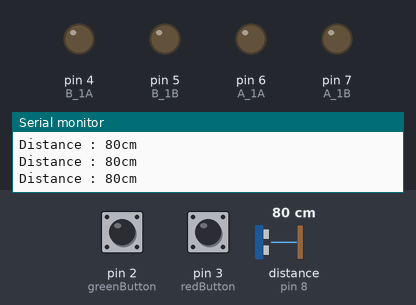
Recording of a sketch running on a simulated Arduino Uno, built with avr-gcc and run on an emulated ATmega328P. Shown: output pins drawn as LEDs (lit = HIGH), the last lines printed to the serial monitor. Wiring (inferred from the names in the program): ultrasonic range finder: trigger pin 9; echo pin 8. Inputs (shaded band) come from the test bench; at power-on: pin 2 (greenButton) HIGH, pin 3 (redButton) HIGH, distance to the obstacle (sensor on pin 8) 80 cm. The echo pulse lasts 58.3 µs per cm; pins used as bus, display or sensor lines are not drawn.

Above: at 0.9 s.
1.0 s: pin 2 (greenButton) pulled LOW for 0.15 s
At 1.4 s:
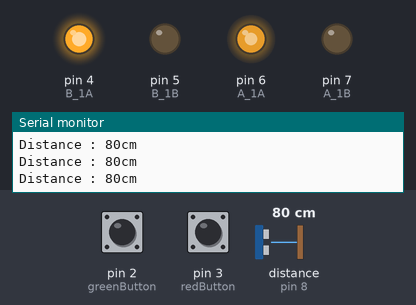
2.6 s: pin 3 (redButton) pulled LOW for 0.15 s
At 3.7 s:
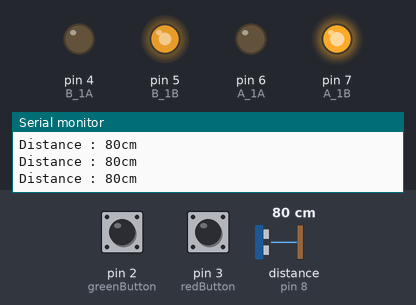
7.2 s: pin 2 (greenButton) pulled LOW for 1 s
At 7.6 s:
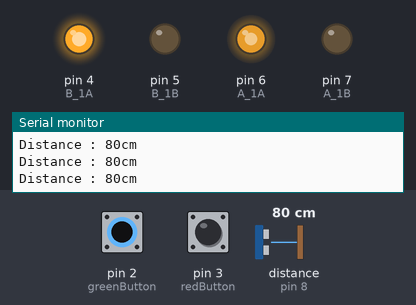
9.7 s: pin 3 (redButton) pulled LOW for 1 s
At 10.5 s:
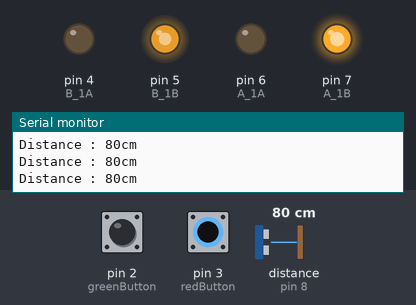
12.2 s: pin 2 (greenButton) pulled LOW for 3.2 s
At 13.2 s:
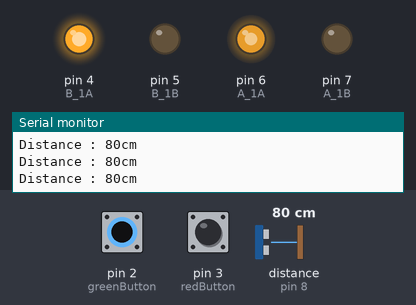
Timing chart, 0 to 15.2 s (numbered marks = the images above; inputs shaded):
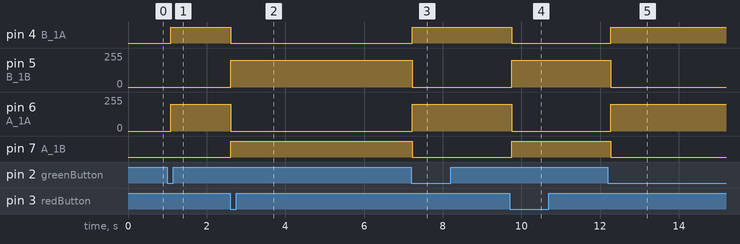

Measured:
- after the input at 1.0 s, pin 4 (B_1A): LOW → HIGH after 0.08 s; pin 6 (A_1A): 0/255 → 200/255 after 0.08 s
- after the input at 2.6 s, pin 4 (B_1A): HIGH → LOW at once; pin 5 (B_1B): 0/255 → 200/255 at once; pin 6 (A_1A): 200/255 → 0/255 at once; pin 7 (A_1B): LOW → HIGH at once
- after the input at 7.2 s, pin 4 (B_1A): LOW → HIGH at once; pin 5 (B_1B): 200/255 → 0/255 at once; pin 6 (A_1A): 0/255 → 200/255 at once; pin 7 (A_1B): HIGH → LOW at once
- after the input at 9.7 s, pin 4 (B_1A): HIGH → LOW after 0.05 s; pin 5 (B_1B): 0/255 → 200/255 after 0.05 s; pin 6 (A_1A): 200/255 → 0/255 after 0.05 s; pin 7 (A_1B): LOW → HIGH after 0.05 s
- after the input at 12.2 s, pin 4 (B_1A): LOW → HIGH after 0.07 s; pin 5 (B_1B): 200/255 → 0/255 after 0.07 s; pin 6 (A_1A): 0/255 → 200/255 after 0.07 s; pin 7 (A_1B): HIGH → LOW after 0.07 s

The sketch:

RTOS_motor.ino
```cpp
#include <Arduino_FreeRTOS.h> // Arduino용 FreeRTOS 라이브러리 포함
#include "queue.h"

// 핀 설정
#define A_1A 6
#define A_1B 7
#define B_1A 4
#define B_1B 5
#define ECHO 8
#define TRIG 9

int speed = 200; // 모터 속도 설정

int greenButton = 2;
int redButton = 3;

bool greenState = false;
bool redState = false;
bool stopFlag = false; // 거리로 인한 정지 상태 저장

QueueHandle_t motorQueue; // 모터 제어 명령을 전달하는 Queue

typedef enum {
  MOTOR_STOP,
  MOTOR_FORWARD,
  MOTOR_BACKWARD
} MotorCommand;

// 모터 제어 Task
void MotorControlTask(void *pvParameters) {
  MotorCommand command;

  pinMode(A_1A, OUTPUT);
  pinMode(A_1B, OUTPUT);
  pinMode(B_1A, OUTPUT);
  pinMode(B_1B, OUTPUT);

  while (1) {
    if (xQueueReceive(motorQueue, &command, portMAX_DELAY) == pdPASS) {
      if (stopFlag) {
        command = MOTOR_STOP;
      }

      switch (command) {
        case MOTOR_FORWARD:
          // 전진
          analogWrite(A_1A, speed);
          analogWrite(A_1B, 0);
          analogWrite(B_1A, speed);
          analogWrite(B_1B, 0);
          break;

        case MOTOR_BACKWARD:
          // 후진
          analogWrite(A_1A, 0);
          analogWrite(A_1B, speed);
          analogWrite(B_1A, 0);
          analogWrite(B_1B, speed);
          break;

        case MOTOR_STOP:
        default:
          // 정지
          analogWrite(A_1A, 0);
          analogWrite(A_1B, 0);
          analogWrite(B_1A, 0);
          analogWrite(B_1B, 0);
          break;
      }
    }
  }
}

// 전진 버튼 Task
void ForwardTask(void *pvParameters) {
  pinMode(greenButton, INPUT_PULLUP);
  bool lastState = HIGH;

  while (1) {
    bool currentState = digitalRead(greenButton);

    if (lastState == HIGH && currentState == LOW) {
      greenState = !greenState;
      redState = false;

      MotorCommand command = greenState ? MOTOR_FORWARD : MOTOR_STOP;
      xQueueSend(motorQueue, &command, portMAX_DELAY);
      delay(100); // 디바운싱 처리
    }

    lastState = currentState;
    vTaskDelay(pdMS_TO_TICKS(100));
  }
}

// 후진 버튼 Task
void BackwardTask(void *pvParameters) {
  pinMode(redButton, INPUT_PULLUP);
  bool lastState = HIGH;

  while (1) {
    bool currentState = digitalRead(redButton);

    if (lastState == HIGH && currentState == LOW) {
      redState = !redState;
      greenState = false;

      MotorCommand command = redState ? MOTOR_BACKWARD : MOTOR_STOP;
      xQueueSend(motorQueue, &command, portMAX_DELAY);
      delay(100); // 디바운싱 처리
    }

    lastState = currentState;
    vTaskDelay(pdMS_TO_TICKS(100));
  }
}

// 초음파 센서 거리 측정 Task
void UltrasonicTask(void *pvParameters) {
  pinMode(TRIG, OUTPUT);
  pinMode(ECHO, INPUT);

  while (1) {
    // 초음파 트리거 신호 발생
    digitalWrite(TRIG, LOW);
    delayMicroseconds(2);
    digitalWrite(TRIG, HIGH);
    delayMicroseconds(10);
    digitalWrite(TRIG, LOW);

    long duration = pulseIn(ECHO, HIGH);
    long distance = duration / 58;

    Serial.print("Distance : ");
    Serial.print(distance);
    Serial.println("cm");

    if (distance > 0 && distance < 10) {
      stopFlag = true;

      MotorCommand command = MOTOR_STOP;
      xQueueSend(motorQueue, &command, portMAX_DELAY);
    } else {
      stopFlag = false;
    }

    vTaskDelay(pdMS_TO_TICKS(200));
  }
}

void setup() {
  Serial.begin(9600);

  motorQueue = xQueueCreate(5, sizeof(MotorCommand));

  // Task 생성
  xTaskCreate(MotorControlTask, "MotorControl", 128, NULL, 2, NULL);
  xTaskCreate(ForwardTask, "Forward", 128, NULL, 1, NULL);
  xTaskCreate(BackwardTask, "Backward", 128, NULL, 1, NULL);
  xTaskCreate(UltrasonicTask, "Ultrasonic", 128, NULL, 3, NULL);

  vTaskStartScheduler(); // FreeRTOS 스케줄러 시작
}

void loop() {
  // FreeRTOS가 모든 Task를 관리하므로 여기는 필요하지 않음
}
```
